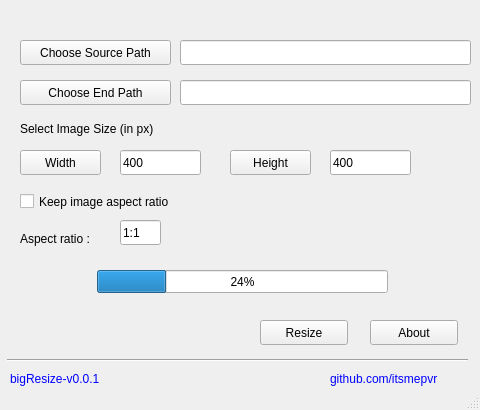
<?xml version="1.0" encoding="UTF-8"?>
<ui version="4.0">
 <class>MainWindow</class>
 <widget class="QMainWindow" name="MainWindow">
  <property name="geometry">
   <rect>
    <x>0</x>
    <y>0</y>
    <width>480</width>
    <height>410</height>
   </rect>
  </property>
  <property name="minimumSize">
   <size>
    <width>480</width>
    <height>410</height>
   </size>
  </property>
  <property name="maximumSize">
   <size>
    <width>480</width>
    <height>410</height>
   </size>
  </property>
  <property name="windowTitle">
   <string>bigResize</string>
  </property>
  <property name="autoFillBackground">
   <bool>false</bool>
  </property>
  <property name="styleSheet">
   <string notr="true">font: 75 11pt &quot;Chilanka&quot;;</string>
  </property>
  <widget class="QWidget" name="centralwidget">
   <widget class="QPushButton" name="sourceBtn">
    <property name="geometry">
     <rect>
      <x>20</x>
      <y>40</y>
      <width>151</width>
      <height>25</height>
     </rect>
    </property>
    <property name="text">
     <string>Choose Source Path</string>
    </property>
   </widget>
   <widget class="QPushButton" name="endBtn">
    <property name="geometry">
     <rect>
      <x>20</x>
      <y>80</y>
      <width>151</width>
      <height>25</height>
     </rect>
    </property>
    <property name="text">
     <string>Choose End Path</string>
    </property>
   </widget>
   <widget class="QLineEdit" name="sourceEdit">
    <property name="geometry">
     <rect>
      <x>180</x>
      <y>40</y>
      <width>291</width>
      <height>25</height>
     </rect>
    </property>
   </widget>
   <widget class="QLineEdit" name="endEdit">
    <property name="geometry">
     <rect>
      <x>180</x>
      <y>80</y>
      <width>291</width>
      <height>25</height>
     </rect>
    </property>
   </widget>
   <widget class="QPushButton" name="widthBtn">
    <property name="geometry">
     <rect>
      <x>20</x>
      <y>150</y>
      <width>81</width>
      <height>25</height>
     </rect>
    </property>
    <property name="styleSheet">
     <string notr="true">pointer-events:none;</string>
    </property>
    <property name="text">
     <string>Width</string>
    </property>
   </widget>
   <widget class="QLineEdit" name="widthEdit">
    <property name="geometry">
     <rect>
      <x>120</x>
      <y>150</y>
      <width>81</width>
      <height>25</height>
     </rect>
    </property>
    <property name="text">
     <string>400</string>
    </property>
   </widget>
   <widget class="QPushButton" name="heightBtn">
    <property name="geometry">
     <rect>
      <x>230</x>
      <y>150</y>
      <width>81</width>
      <height>25</height>
     </rect>
    </property>
    <property name="styleSheet">
     <string notr="true">pointer-events:none;</string>
    </property>
    <property name="text">
     <string>Height</string>
    </property>
   </widget>
   <widget class="QLineEdit" name="heightEdit">
    <property name="geometry">
     <rect>
      <x>330</x>
      <y>150</y>
      <width>81</width>
      <height>25</height>
     </rect>
    </property>
    <property name="text">
     <string>400</string>
    </property>
   </widget>
   <widget class="QLabel" name="label">
    <property name="geometry">
     <rect>
      <x>20</x>
      <y>120</y>
      <width>201</width>
      <height>17</height>
     </rect>
    </property>
    <property name="text">
     <string>Select Image Size (in px)</string>
    </property>
   </widget>
   <widget class="QCheckBox" name="aspectCheckBox">
    <property name="geometry">
     <rect>
      <x>20</x>
      <y>190</y>
      <width>201</width>
      <height>23</height>
     </rect>
    </property>
    <property name="text">
     <string>Keep image aspect ratio</string>
    </property>
   </widget>
   <widget class="QLabel" name="label_2">
    <property name="geometry">
     <rect>
      <x>20</x>
      <y>230</y>
      <width>101</width>
      <height>17</height>
     </rect>
    </property>
    <property name="text">
     <string>Aspect ratio : </string>
    </property>
   </widget>
   <widget class="QLineEdit" name="aspectEdit">
    <property name="geometry">
     <rect>
      <x>120</x>
      <y>220</y>
      <width>41</width>
      <height>25</height>
     </rect>
    </property>
    <property name="layoutDirection">
     <enum>Qt::LeftToRight</enum>
    </property>
    <property name="autoFillBackground">
     <bool>false</bool>
    </property>
    <property name="styleSheet">
     <string notr="true"/>
    </property>
    <property name="text">
     <string>1:1</string>
    </property>
   </widget>
   <widget class="QProgressBar" name="progressBar">
    <property name="geometry">
     <rect>
      <x>97</x>
      <y>270</y>
      <width>291</width>
      <height>23</height>
     </rect>
    </property>
    <property name="value">
     <number>24</number>
    </property>
   </widget>
   <widget class="QPushButton" name="resizeBtn">
    <property name="geometry">
     <rect>
      <x>260</x>
      <y>320</y>
      <width>88</width>
      <height>25</height>
     </rect>
    </property>
    <property name="text">
     <string>Resize</string>
    </property>
   </widget>
   <widget class="QPushButton" name="aboutBtn">
    <property name="geometry">
     <rect>
      <x>370</x>
      <y>320</y>
      <width>88</width>
      <height>25</height>
     </rect>
    </property>
    <property name="text">
     <string>About</string>
    </property>
   </widget>
   <widget class="Line" name="line">
    <property name="geometry">
     <rect>
      <x>7</x>
      <y>350</y>
      <width>461</width>
      <height>20</height>
     </rect>
    </property>
    <property name="orientation">
     <enum>Qt::Horizontal</enum>
    </property>
   </widget>
   <widget class="QLabel" name="label_3">
    <property name="geometry">
     <rect>
      <x>10</x>
      <y>370</y>
      <width>121</width>
      <height>17</height>
     </rect>
    </property>
    <property name="styleSheet">
     <string notr="true">color:blue;</string>
    </property>
    <property name="text">
     <string>bigResize-v0.0.1</string>
    </property>
   </widget>
   <widget class="QLabel" name="label_4">
    <property name="geometry">
     <rect>
      <x>330</x>
      <y>370</y>
      <width>141</width>
      <height>17</height>
     </rect>
    </property>
    <property name="styleSheet">
     <string notr="true">color:blue;</string>
    </property>
    <property name="text">
     <string>github.com/itsmepvr</string>
    </property>
   </widget>
  </widget>
  <widget class="QStatusBar" name="statusbar"/>
 </widget>
 <resources/>
 <connections/>
</ui>
